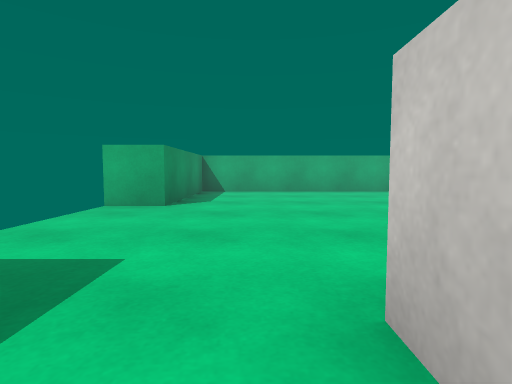
[1] (above)

14 first-person views from a walk through a scene from a Unity 3-D project. The camera is 0.58 m above the floor, tilts 4° down and sees 80° across. The floor is counted in squares, 1 m on a side. Each view is taken from the middle of a square. On the plan, view 1 faces up. The plan holds only what a view shows up to about 9 squares ahead; the rest is blank. The player character is not drawn. Surface patterns are stand-ins for the level's own textures.

[2]
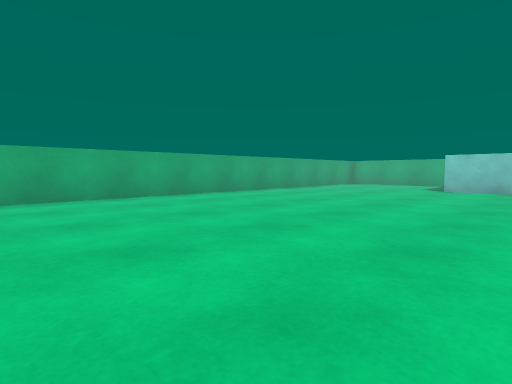

[3]
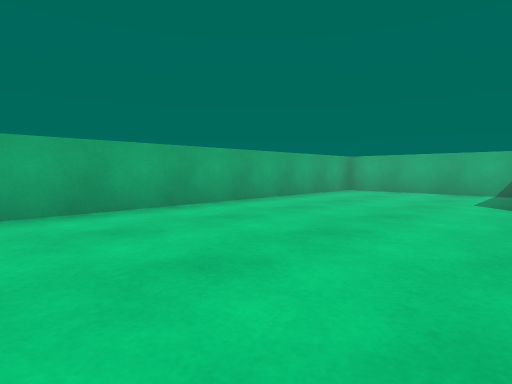

[4]
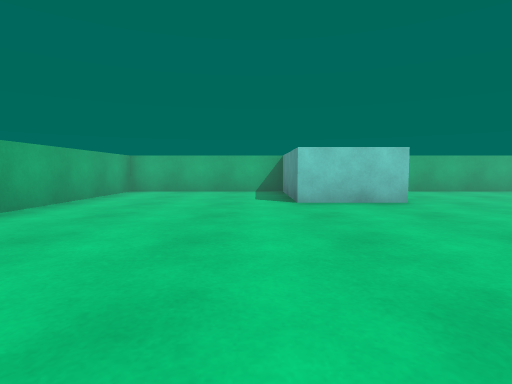

[5]
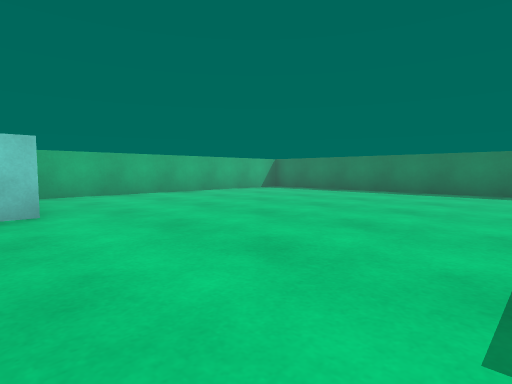

[6]
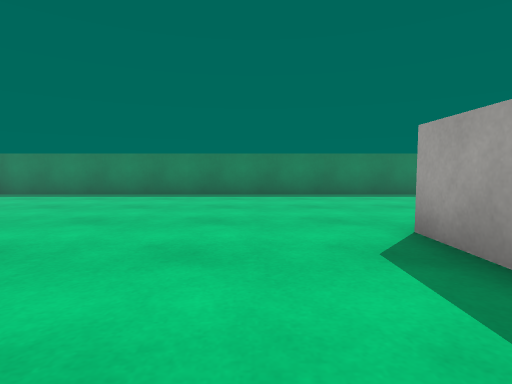

[7]
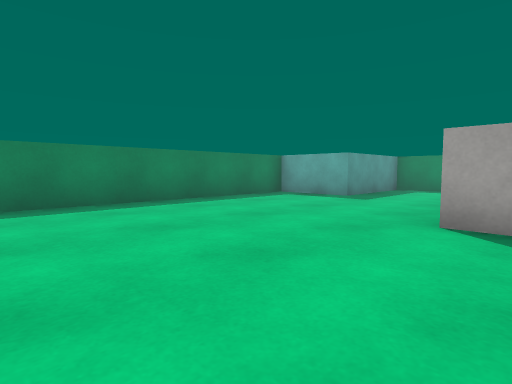

[8]
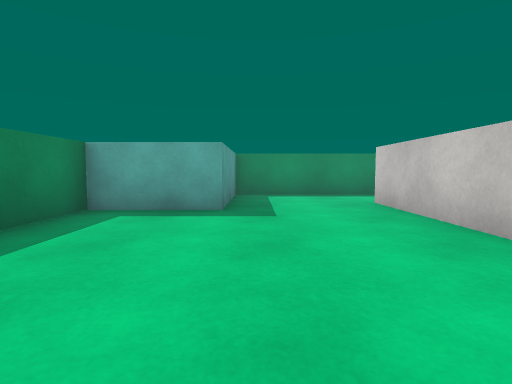

[9]
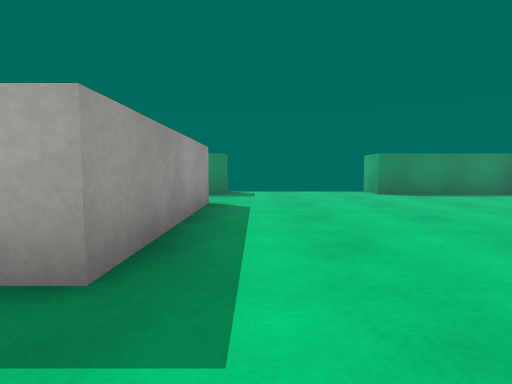

[10]
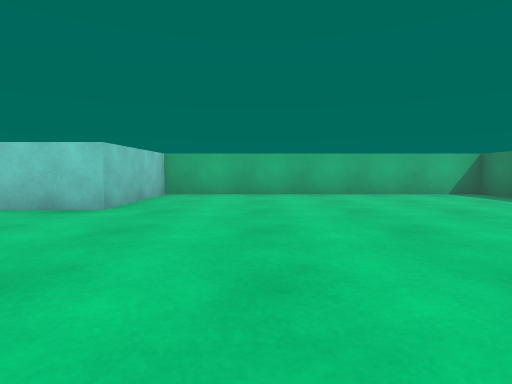

[11]
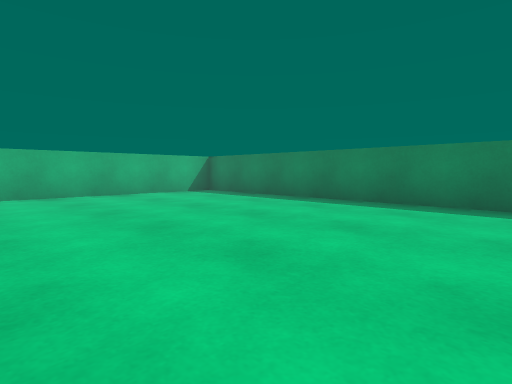

[12]
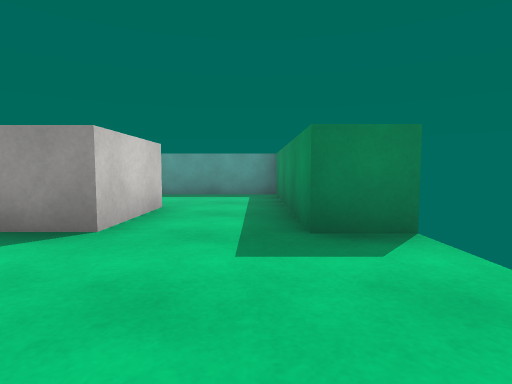

[13]
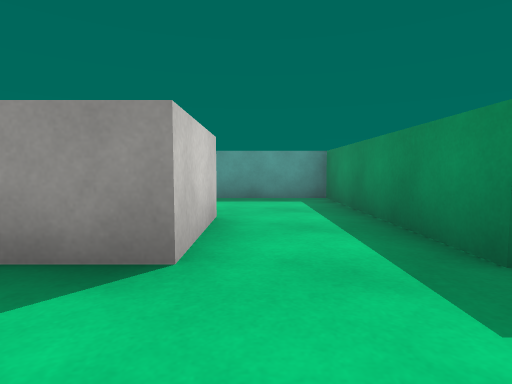

[14]
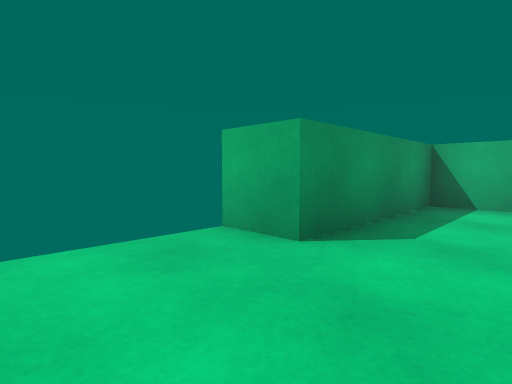

### Floor plan
Points are (right, up) in squares from view 1. A wall is a line through its corners. A room is listed if a view was taken in it or the views show most of it. See-through windows are left out.
Room 1 (views 1, 2, 3, 4, 5, 6, 7, 8, 9, 10, 11, 12, 13, 14)
walls: (3.5, -0.9) (0.5, -0.9) (0.5, 1.2) (4.5, 1.2) (4.5, -0.9); (-2.6, 1.2) (-1.5, 1.2) (-1.5, -3.5) (1.5, -3.5) (1.5, -5.5) (12.5, -5.5) (12.5, 2.2) (9.5, 2.2) (9.5, 4.2) (12.5, 4.2) (12.5, 8.5) (-1.5, 8.5) (-1.5, 5) (-2.5, 5)

Where each view was taken, in squares from view 1:
view 1: 0 up, 0 right, facing up
view 2: 2 up, 0 right, facing up-right
view 3: 4 up, 4 right, facing up-right
view 4: 5 up, 4 right, facing right
view 5: 3 up, 5 right, facing down-right
view 6: 2 up, 6 right, facing down
view 7: 0 up, 8 right, facing down-left
view 8: 3 down, 6 right, facing left
view 9: 2 up, 6 right, facing left
view 10: 0 up, 5 right, facing right
view 11: 0 up, 5 right, facing down-right
view 12: 4 up, 1 left, facing down
view 13: 3 up, 0 right, facing down
view 14: 3 up, 0 right, facing up-left
